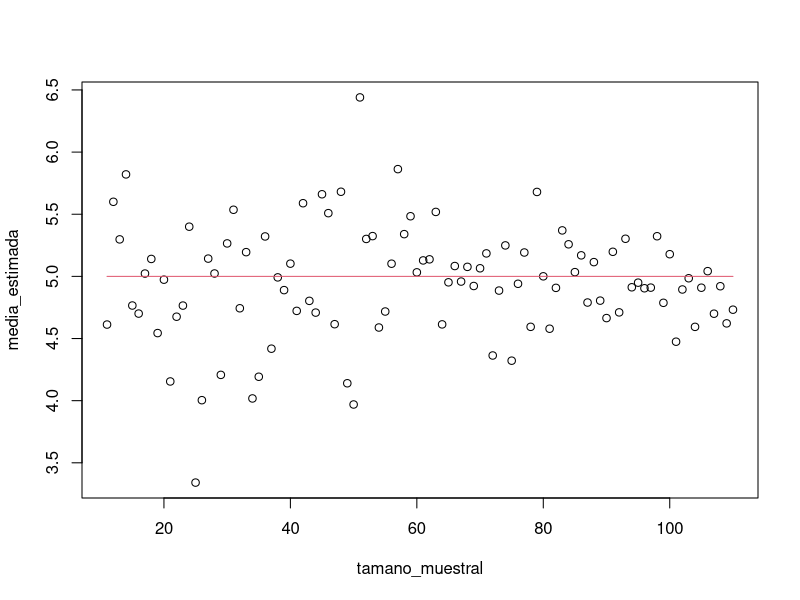
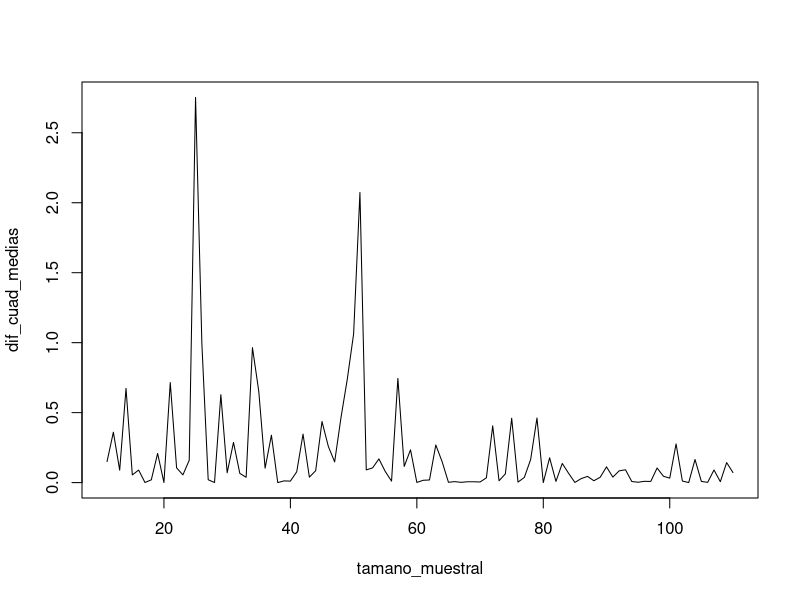
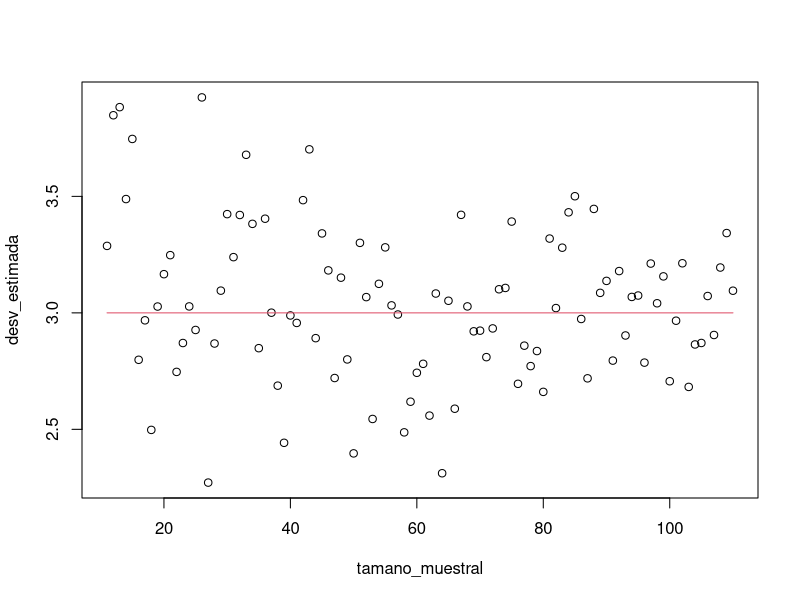
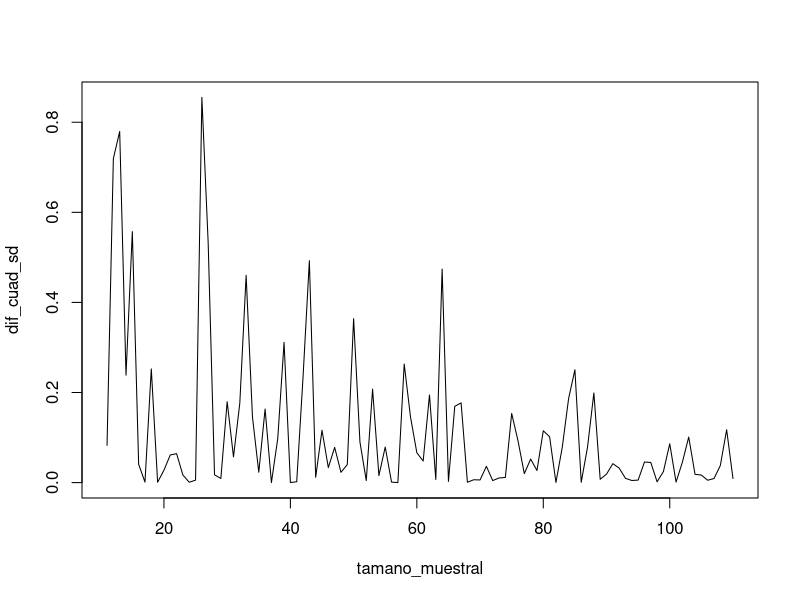
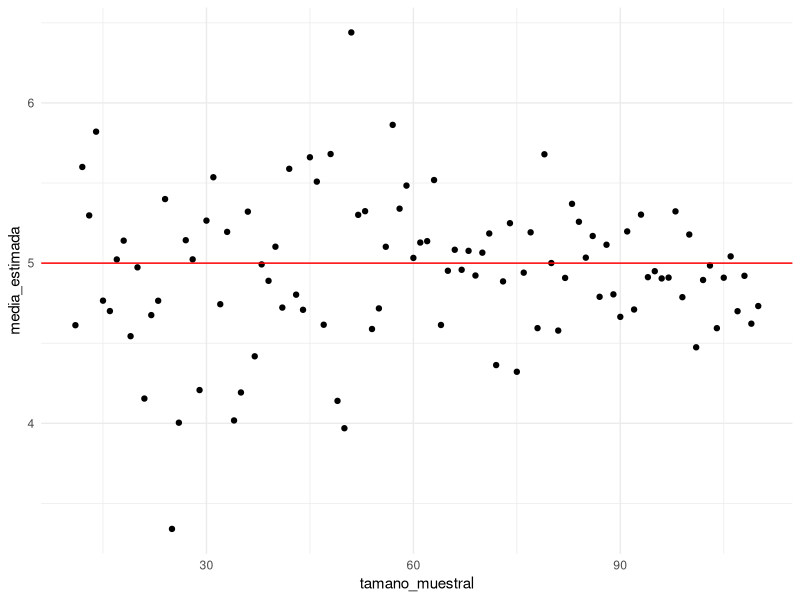
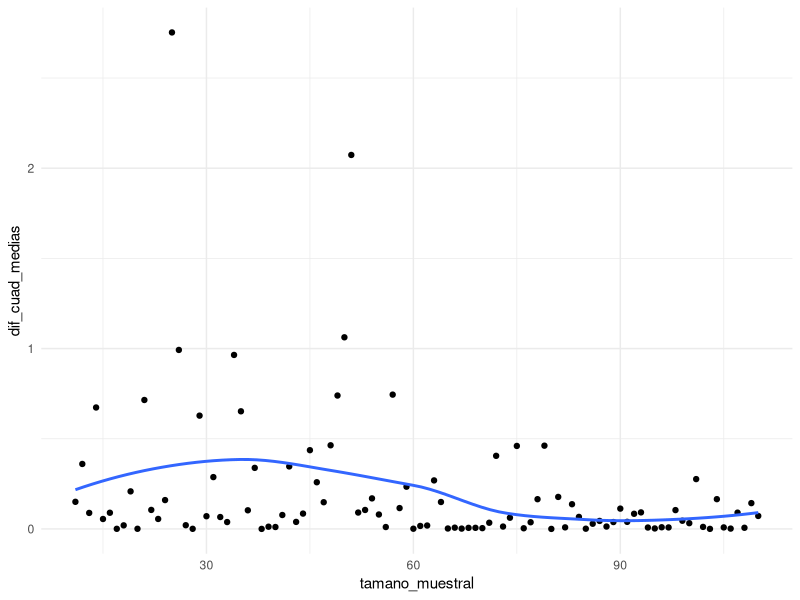
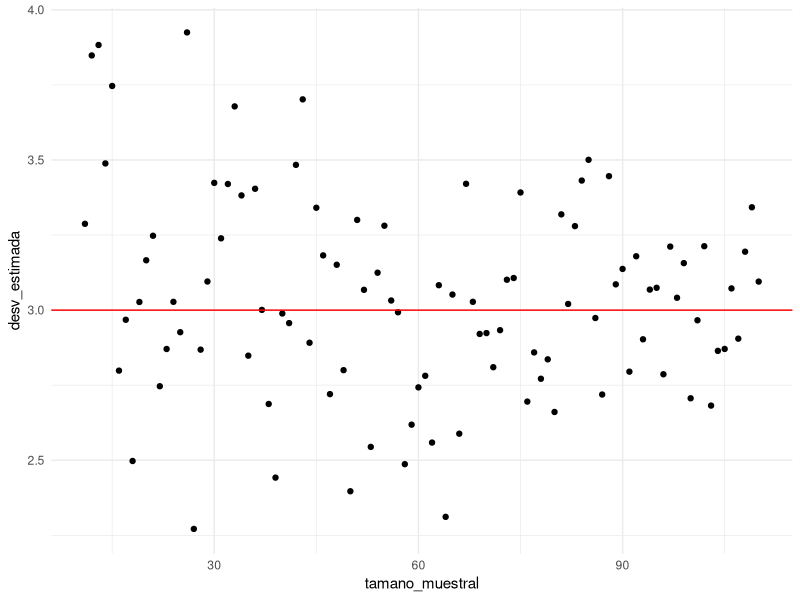
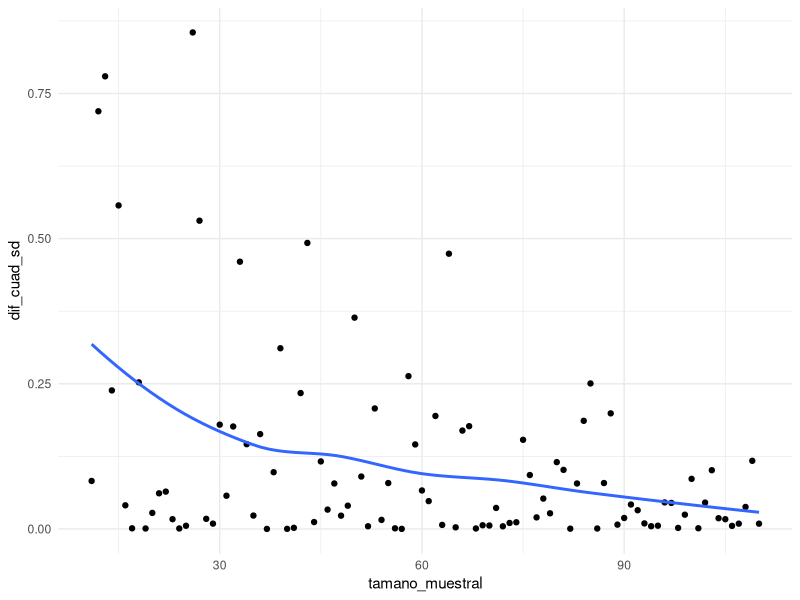

Recreate these plots in R, in order. (Note: this script raises an error after producing the figures.)

# Hacer la curva de convergencia de una muestra simulada. -----------------




# Paquetes ----------------------------------------------------------------

library("dplyr")
library("purrr")
library("ggplot2")
library("magrittr")


# Distribución normal -----------------------------------------------------


iteraciones <- 100

tibble(
  media = 5,
  desv = 3,
  tamano_muestral = seq(11, iteraciones + 10, 1),
  muestras = map(tamano_muestral, rnorm, media, desv),
  media_estimada = map_dbl(muestras, mean),
  desv_estimada = map_dbl(muestras, sd),
  dif_cuad_medias = (media - media_estimada)^2,
  dif_cuad_sd = (desv_estimada - desv)^2
) -> simulaciones

plot(media_estimada ~ tamano_muestral, data = simulaciones)
lines(media ~ tamano_muestral, data = simulaciones, col = 2)

plot(dif_cuad_medias ~ tamano_muestral, data = simulaciones, type = "l")


plot(desv_estimada ~ tamano_muestral, data = simulaciones)
lines(desv ~ tamano_muestral, data = simulaciones, col = 2)

plot(dif_cuad_sd ~ tamano_muestral, data = simulaciones, type = "l")


# Gráficos bonitos --------------------------------------------------------

qplot(tamano_muestral, media_estimada, data = simulaciones) +
  geom_hline(yintercept = simulaciones$media, colour = "red") +
  theme_minimal()

qplot(tamano_muestral, dif_cuad_medias, data = simulaciones) +
  geom_smooth(size = 1, se = FALSE) +
  theme_minimal()


qplot(tamano_muestral, desv_estimada, data = simulaciones) +
  geom_hline(yintercept = simulaciones$desv, colour = "red") +
  theme_minimal()

qplot(tamano_muestral, dif_cuad_sd, data = simulaciones) +
  geom_smooth(size = 1, se = FALSE) +
  theme_minimal()




# Distribución uniforme ---------------------------------------------------


iteraciones <- 1000

tibble(
  a = 3,
  b = 8,
  tamano_muestral = seq(11, iteraciones + 10, 1),
  muestras = map(tamano_muestral, runif, a, b),
  a_estimada = map_dbl(muestras, min),
  b_estimada = map_dbl(muestras, max),
  dif_cuad_a = (a - a_estimada)^2,
  dif_cuad_b = (b_estimada - b)^2
) -> simulaciones

plot(a_estimada ~ tamano_muestral, data = simulaciones)
lines(a ~ tamano_muestral, data = simulaciones, col = 2)

plot(dif_cuad_a ~ tamano_muestral, data = simulaciones, type = "l")


plot(b_estimada ~ tamano_muestral, data = simulaciones)
lines(b ~ tamano_muestral, data = simulaciones, col = 2)

plot(dif_cuad_b ~ tamano_muestral, data = simulaciones, type = "l")


# Gráficos bonitos --------------------------------------------------------

qplot(tamano_muestral, a_estimada, data = simulaciones) +
  geom_hline(yintercept = simulaciones$a, colour = "red") +
  theme_minimal()

qplot(tamano_muestral, dif_cuad_a, data = simulaciones) +
  geom_smooth(size = 1, se = FALSE) +
  theme_minimal()


qplot(tamano_muestral, b_estimada, data = simulaciones) +
  geom_hline(yintercept = simulaciones$b, colour = "red") +
  theme_minimal()

qplot(tamano_muestral, dif_cuad_b, data = simulaciones) +
  geom_smooth(size = 1, se = FALSE) +
  theme_minimal()



# Regresión lineal --------------------------------------------------------


iteraciones <- 1000

genera_x <- function(n) seq(-3, 3, length.out = n)

genera_y <- function(x, beta_0, beta_1){
  beta_1*x + beta_0 + rnorm(length(x), 0, 0.5)
}

estima_betas <- function(x, y){
  coef(lm(y ~ x))
}

tibble(
  beta_0 = 1,
  beta_1 = -0.3,
  tamano_muestral = seq(11, iteraciones + 10, 1),
  datos_x = map(tamano_muestral, genera_x),
  datos_y = map(datos_x, genera_y),
  betas = map2(datos_x, datos_y, estima_betas),
  beta_0_estimado = map_dbl(betas, extract, 1),
  beta_1_estimado = map_dbl(betas, extract, 2),
  dif_cuad_beta_0 = (beta_0_estimado - beta_0)^2,
  dif_cuad_beta_1 = (beta_1_estimado - beta_1)^2
  # plot = map2(datos_x, datos_y, plot)
) -> simulaciones


plot(beta_0_estimado ~ tamano_muestral, data = simulaciones)
lines(beta_0 ~ tamano_muestral, data = simulaciones, col = 2)

plot(dif_cuad_beta_0 ~ tamano_muestral, data = simulaciones, type = "l")


plot(beta_1_estimado ~ tamano_muestral, data = simulaciones)
lines(beta_1 ~ tamano_muestral, data = simulaciones, col = 2)

plot(dif_cuad_beta_1 ~ tamano_muestral, data = simulaciones, type = "l")


# Gráficos bonitos --------------------------------------------------------

qplot(tamano_muestral, beta_0_estimado, data = simulaciones) +
  geom_hline(yintercept = simulaciones$beta_0, colour = "red") +
  theme_minimal()

qplot(tamano_muestral, dif_cuad_beta_0, data = simulaciones) +
  geom_smooth(size = 1, se = FALSE) +
  theme_minimal()


qplot(tamano_muestral, beta_1_estimado, data = simulaciones) +
  geom_hline(yintercept = simulaciones$beta_1, colour = "red") +
  theme_minimal()

qplot(tamano_muestral, dif_cuad_beta_1, data = simulaciones) +
  geom_smooth(size = 1, se = FALSE) +
  theme_minimal()



